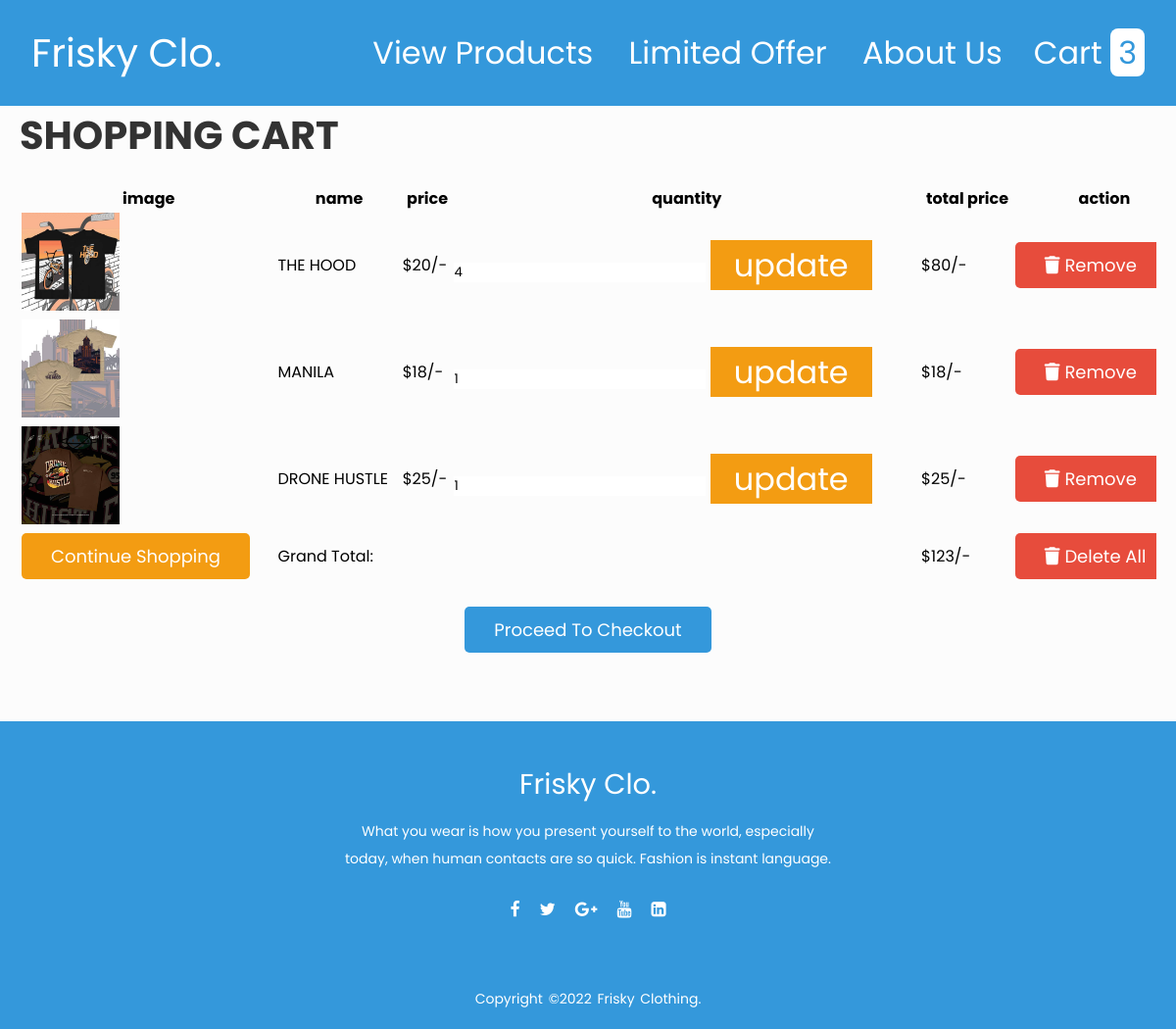
The app's page /cart.php with its own data.
### tables this page shows
CREATE TABLE `cart` (
  `id` int(100) NOT NULL,
  `user_id` int(100) NOT NULL,
  `name` varchar(100) NOT NULL,
  `price` varchar(100) NOT NULL,
  `image` varchar(100) NOT NULL,
  `quantity` int(100) NOT NULL
);

### cart.php (the view, shortened to what this page needs)
<?php
@include 'config.php';
?>
<!DOCTYPE html>
<html lang="en">
<head>
   <link rel="stylesheet" href="https://cdnjs.cloudflare.com/ajax/libs/font-awesome/6.0.0/css/all.min.css">
   <link rel="stylesheet" href="https://stackpath.bootstrapcdn.com/font-awesome/4.7.0/css/font-awesome.min.css">
   <link rel="stylesheet" href="css/style.css">
   <link rel="stylesheet" href="css/style1.css">
   <link rel="stylesheet" href="css/style2.css">
</head>
<body>
<?php include 'header.php'; ?>
<div class="container">
<section class="shopping-cart">
   <h1 class="heading">Shopping cart</h1>
   <table>
      <thead>
         <th>image</th>
         <th>name</th>
         <th>price</th>
         <th>quantity</th>
         <th>total price</th>
         <th>action</th>
      </thead>
      <tbody>
         <?php
         $select_cart = mysqli_query($conn, "SELECT * FROM `cart`");
         $grand_total = 0;
         if(mysqli_num_rows($select_cart) > 0){
            while($fetch_cart = mysqli_fetch_assoc($select_cart)){
         ?>
         <tr>
            <td><img src="images/<?php echo $fetch_cart['image']; ?>" height="100" alt=""></td>
            <td><?php echo $fetch_cart['name']; ?></td>
            <td>$<?php echo number_format($fetch_cart['price']); ?>/-</td>
            <td>
               <form action="" method="post">
                  <input type="number" name="update_quantity" min="1"  value="<?php echo $fetch_cart['quantity']; ?>" >
                  <input type="submit" value="update" name="update_update_btn">
               </form>
            </td>
            <td>$<?php echo $sub_total = number_format($fetch_cart['price'] * $fetch_cart['quantity']); ?>/-</td>
            <td><a href="cart.php?remove=<?php echo $fetch_cart['id']; ?>" onclick="return confirm('remove item from cart?')" class="delete-btn"> <i class="fas fa-trash"></i> remove</a></td>
         </tr>
         <?php
           $grand_total += $sub_total;
            };
         };
         ?>
         <tr class="table-bottom">
            <td><a href="index.php" class="option-btn" style="margin-top: 0;">Continue Shopping</a></td>
            <td colspan="3">Grand Total:</td>
            <td>$<?php echo $grand_total; ?>/-</td>
            <td><a href="cart.php?delete_all" onclick="return confirm('are you sure you want to delete all?');" class="delete-btn"> <i class="fas fa-trash"></i> delete all </a></td>
         </tr>
      </tbody>
   </table>
   <div class="checkout-btn">
      <a href="checkout.php" class="btn <?= ($grand_total > 1)?'':'disabled'; ?>">Proceed to checkout</a>
   </div>
</section>
</div>
<footer>
        <div class="footer-content">
            <h3>Frisky Clo.</h3>
            <p>What you wear is how you present yourself to the world, especially today, when human contacts are so quick. Fashion is instant language.</p>
            <ul class="socials">
                <li><a href="#"><i class="fa fa-facebook"></i></a></li>
                <li><a href="#"><i class="fa fa-twitter"></i></a></li>
                <li><a href="#"><i class="fa fa-google-plus"></i></a></li>
                <li><a href="#"><i class="fa fa-youtube"></i></a></li>
                <li><a href="#"><i class="fa fa-linkedin-square"></i></a></li>
            </ul>
        </div>
        <div class="footer-bottom">
            <p>copyright &copy;2022 Frisky Clothing.</p>
        </div>
    </footer>
</body>
</html>

### css/style.css (style rules this page uses)
:root { --blue:#3498db; --red:#e74c3c; --orange:#f39c12; --black:#333; --white:#fff; --light-bg:#eee; --box-shadow:0 5px 10px rgba(0,0,0,.1); --border:2px solid var(--black); }
* { font-family: 'Poppins', sans-serif; margin:0; padding:0; box-sizing: border-box; outline: none; border: none; text-decoration: none; }
body { background-color: var(--light-bg); }
.btn, .delete-btn, .option-btn { display: inline-block; padding:10px 30px; cursor: pointer; font-size: 18px; color:var(--white); border-radius: 5px; text-transform: capitalize; }
.btn { background-color: var(--blue); margin-top: 10px; }
.delete-btn { background-color: var(--red); }
.option-btn { background-color: var(--orange); }
.container { padding:0 20px; margin:0 auto; max-width: 1200px; padding-bottom: 70px; }
.container .heading { text-align: center; margin-bottom: 20px; font-size: 40px; text-transform: uppercase; color:var(--black); }
@media (max-width:1200px) { .container .shopping-cart { overflow-x: scroll; } }
@media (max-width:1200px) { .container .shopping-cart table { width: 1200px; } }

### css/style1.css (style rules this page uses)
.shopping-cart .checkout-btn { text-align: center; margin-top: 1rem; }
.shopping-cart .checkout-btn a { display: inline-block; width: auto; }
.shopping-cart table input[type="submit"] { padding:.1rem 1.5rem; cursor: pointer; font-size: 2rem; background-color: var(--orange); color:var(--white); }
@media (max-width:1200px) { .shopping-cart { overflow-x: scroll; } }
@media (max-width:1200px) { .shopping-cart table { width: 120rem; } }
@media (max-width:1200px) { .shopping-cart .heading { text-align: left; } }

### css/style2.css (style rules this page uses)
* { margin: 0; padding: 0; box-sizing: border-box; }
body { background: #fcfcfc; }
footer { position: static; bottom: 0; left: 0; right: 0; background: #3498db; height: auto; width: auto; font-family: "Open Sans"; padding-top: 40px; color: #fff; }
.footer-content { display: flex; align-items: center; justify-content: center; flex-direction: column; text-align: center; }
.footer-content h3 { font-size: 1.8rem; font-weight: 400; text-transform: capitalize; line-height: 3rem; }
.footer-content p { max-width: 500px; margin: 10px auto; line-height: 28px; font-size: 14px; }
.socials { list-style: none; display: flex; align-items: center; justify-content: center; margin: 1rem 0 3rem 0; }
.socials li { margin: 0 10px; }
.socials a { text-decoration: none; color: #fff; }
.socials a i { font-size: 1.1rem; transition: color .4s ease; }
.footer-bottom { background:#3498db; width: 100vw; padding: 20px 0; text-align: center; }
.footer-bottom p { font-size: 14px; word-spacing: 2px; text-transform: capitalize; }

### records on screen
cart: image (picture), name "THE HOOD", price "20", update_quantity "4", $sub_total = number_format($fetch_cart['price'] * $fetch_cart['quantity']) "80"
cart: image (picture), name "MANILA", price "18", update_quantity "1"
cart: image (picture), name "DRONE HUSTLE", price "25", update_quantity "1"

### other values on screen
$row_count "3"
$grand_total "123"
